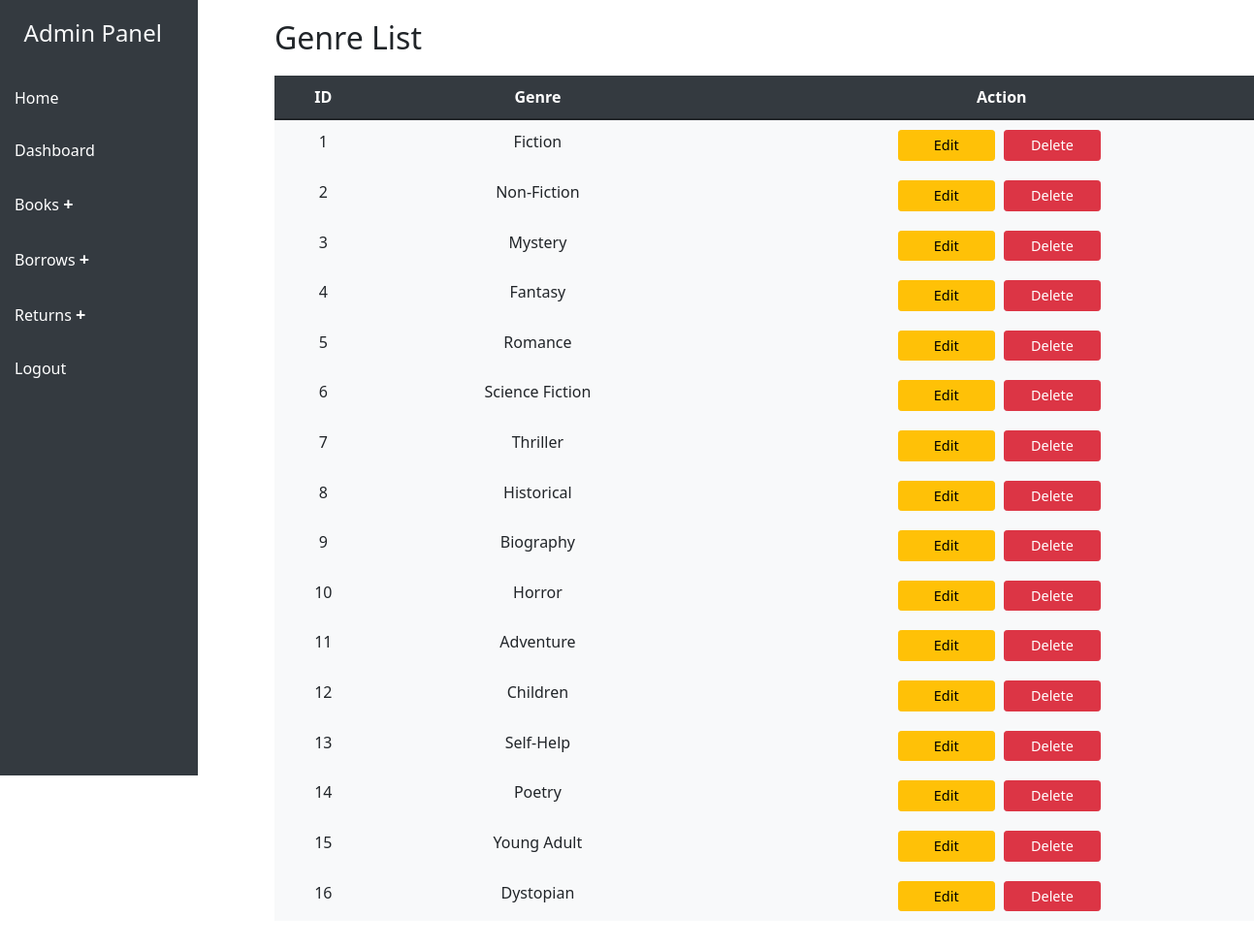
Screenshot of /admin/genre-list.php (signed in) with the database file from the repository.
### tables this page shows
CREATE TABLE `genre` (
  `id` int(11) NOT NULL,
  `genre` varchar(255) NOT NULL,
  `modified_on` datetime DEFAULT NULL,
  `modified_by` int(11) DEFAULT NULL,
  `created_on` datetime DEFAULT current_timestamp(),
  `created_by` int(11) NOT NULL
);

### admin/genre-list.php (the view, shortened to what this page needs)
<?php
include('../includes/db.php');
$query = "SELECT * FROM genre ORDER BY id ASC";
$result = mysqli_query($conn, $query);
?>
<!DOCTYPE html>
<html lang="en">
<head>
    <link href="https://cdn.jsdelivr.net/npm/bootstrap@5.1.3/dist/css/bootstrap.min.css" rel="stylesheet">
    <link href="../assets/admin.css" rel="stylesheet">
</head>
<body>
    <div class="row">
        <?php include('sidebar.php'); ?>
        <div class="col-md-10 content">
            <h2>Genre List</h2>
            <table class="table">
                <thead>
                    <tr>
                        <th class="text-center">ID</th>
                        <th class="text-center">Genre</th>
                        <th class="text-center">Action</th>
                    </tr>
                </thead>
                <tbody>
                    <?php while ($row = mysqli_fetch_assoc($result)): ?>
                        <tr>
                            <td class="text-center"><?php echo $row['id']; ?></td>
                            <td class="text-center"><?php echo $row['genre']; ?></td>
                            <td class="text-center">
                                <a href="edit-genre.php?id=<?php echo $row['id']; ?>" class="btn btn-warning btn-sm">Edit</a>
                                <a href="delete-genre.php?id=<?= $row['id'] ?>" class="btn btn-danger btn-sm" onclick="return confirm('Are you sure you want to delete this genre?');">Delete</a>
                            </td>
                        </tr>
                    <?php endwhile; ?>
                </tbody>
            </table>
        </div>
    </div>
</body>
</html>

### assets/admin.css (style rules this page uses)
.content { padding: 20px; margin-left: 275px; }
.table { width: 100%; margin-top: 20px; border-collapse: collapse; }
.table th, .table td { text-align: center; padding: 10px; }
.table th { background-color: #343a40; color: white; }
.table td { background-color: #f8f9fa; }
.table .btn { margin-right: 5px; }
.table .btn-sm { font-size: 0.9em; }
.table .btn-warning { background-color: #ffc107; border-color: #ffc107; }
.table .btn-danger { background-color: #dc3545; border-color: #dc3545; }
.table td, .table th { border: none; }
.table .btn-sm { width: 100px; }

### rows the page displays
genre: id "1", genre "Fiction"
genre: id "2", genre "Non-Fiction"
genre: id "3", genre "Mystery"
genre: id "4", genre "Fantasy"
genre: id "5", genre "Romance"
genre: id "6", genre "Science Fiction"
genre: id "7", genre "Thriller"
genre: id "8", genre "Historical"
genre: id "9", genre "Biography"
genre: id "10", genre "Horror"
genre: id "11", genre "Adventure"
genre: id "12", genre "Children"
genre: id "13", genre "Self-Help"
genre: id "14", genre "Poetry"
genre: id "15", genre "Young Adult"
genre: id "16", genre "Dystopian"
